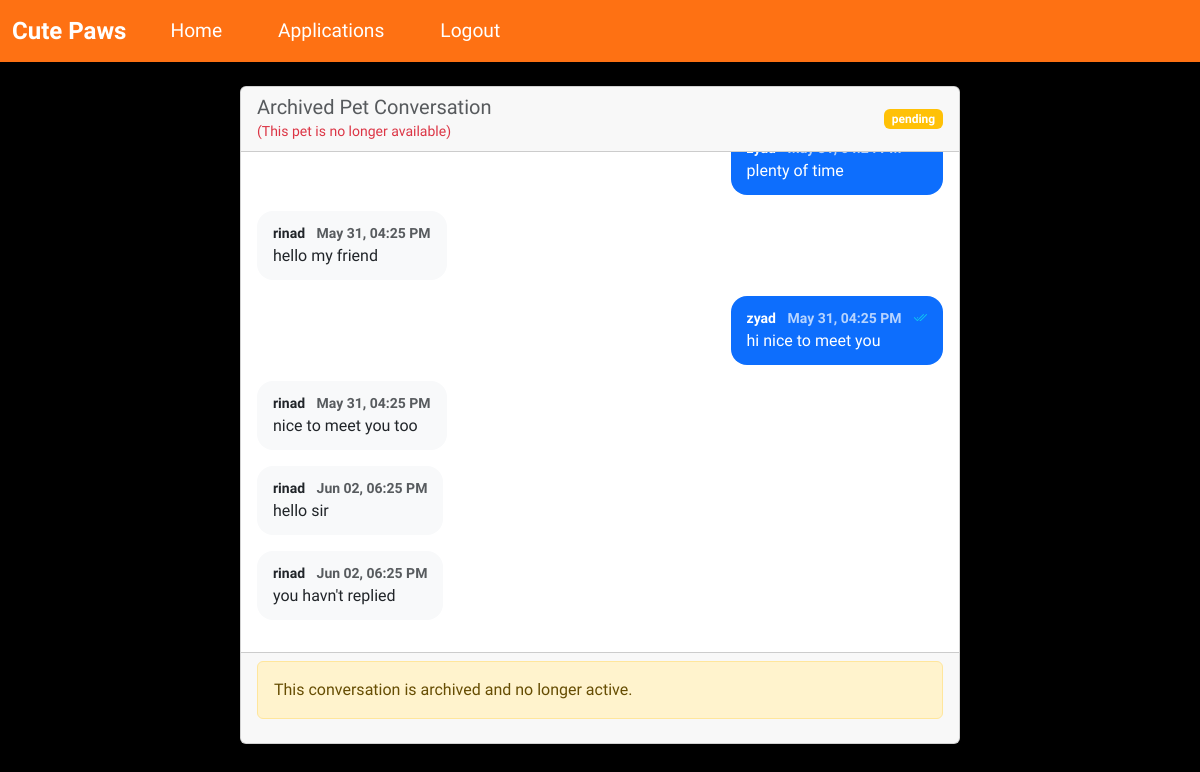
The page /messages/13 (signed in) on the database its author committed.
### wepsite/models.py (models this page shows)
class AdoptionApplication(db.Model):
    id = db.Column(db.Integer, primary_key=True)
    pet_id = db.Column(db.Integer, db.ForeignKey('pet.id'))
    user_id = db.Column(db.Integer, db.ForeignKey('user.id'))
    application_date = db.Column(db.DateTime, default=func.now())
    answers = db.Column(db.Text)
    status = db.Column(db.String(20), default='pending')
    messages = db.relationship(
        'Message',
        backref='application',
        lazy=True,
        cascade="all, delete-orphan"
    )

class Message(db.Model):
    id = db.Column(db.Integer, primary_key=True)
    application_id = db.Column(db.Integer, db.ForeignKey('adoption_application.id'))
    sender_id = db.Column(db.Integer, db.ForeignKey('user.id'))
    content = db.Column(db.Text)
    timestamp = db.Column(db.DateTime, default=func.now())
    is_read = db.Column(db.Boolean, default=False)
    sender = db.relationship('User', foreign_keys=[sender_id])

class User(db.Model, UserMixin):
    id         = db.Column(db.Integer, primary_key=True)
    email      = db.Column(db.String(150), unique=True, nullable=False)
    password   = db.Column(db.String(150), nullable=False)
    first_name = db.Column(db.String(150), nullable=False)
    is_admin   = db.Column(db.Boolean, default=False)

### wepsite/views.py (the view, shortened to what this page needs)
@views.route('/messages/<int:application_id>', methods=['GET', 'POST'])
@login_required
def messages(application_id):
    application = AdoptionApplication.query.get_or_404(application_id)
    if current_user.id is None or application.user_id is None or (current_user.id != application.user_id and not current_user.is_admin):
        flash("You don't have permission to view these messages.", "error")
        return redirect(url_for('views.home'))
    messages = Message.query.filter_by(application_id=application_id).order_by(Message.timestamp).all()
    messages_to_update = []
    for msg in messages:
        if msg.sender_id != current_user.id and not msg.is_read:
            msg.is_read = True
            messages_to_update.append(msg)
    if messages_to_update:
        db.session.commit()
    if current_user.is_admin:
        applications = AdoptionApplication.query.join(Pet).filter(
            Pet.posted_by == current_user.id
        ).all()
    else:
        applications = AdoptionApplication.query.filter_by(user_id=current_user.id).order_by(AdoptionApplication.id.desc()).all()
    for app in applications:
        app.unread = Message.query.filter(
            Message.application_id == app.id,
            Message.sender_id != current_user.id,
            Message.is_read == False
        ).count()
    return render_template(
        'messages.html',
        user=current_user,
        messages=messages,
        application=application,
        pet=application.pet,
        applications=applications  # Pass applications with unread counts
    )

### wepsite/templates/messages.html (shortened to what this page needs)
{% extends "base.html" %}
{% block content %}
<div class="container mt-4">
    <div class="row">
        <div class="col-md-8 mx-auto">
            <div class="card">
                <div class="card-header d-flex justify-content-between align-items-center">
                    <div>
                        <h5 class="mb-0">
                            {% if application.pet and not application.pet.is_deleted %}
                                {{ application.pet.name }}
                                <small class="text-muted">
                                (Posted by {{ application.pet.poster.first_name }})
                                </small>
                                <a href="{{ url_for('views.pet_detail', pet_id=application.pet.id) }}" class="text-decoration-none">
                                    {{ application.pet.name }} ({{ application.pet.breed }})
                                </a>
                            {% else %}
                                <span class="text-muted">Archived Pet Conversation</span>
                            {% endif %}
                        </h5>
                        {% if application.pet and application.pet.is_deleted %}
                            <small class="text-danger">(This pet is no longer available)</small>
                        {% endif %}
                    </div>
                    <span class="badge bg-{{ 'success' if application.status == 'approved' else 'warning' if application.status == 'pending' else 'secondary' }}">
                        {{ application.status }}
                    </span>
                </div>
                <div class="card-body message-container" style="max-height: 500px; overflow-y: auto;">
                    {% for msg in messages %}
                        <div class="mb-3 message" data-message-id="{{ msg.id }}">
                            <div class="d-flex justify-content-{{ 'end' if msg.sender_id == current_user.id else 'start' }}">
                                <div class="message-bubble {{ 'bg-primary text-white' if msg.sender_id == current_user.id else 'bg-light' }}">
                                    <small class="d-block fw-bold">
                                        {{ msg.sender.first_name }}
                                        <span class="text-muted ms-2">{{ msg.timestamp.strftime('%b %d, %I:%M %p') }}</span>
                                        {% if msg.sender_id == current_user.id %}
                                            <span class="ms-2">
                                                {% if msg.is_read %}
                                                    <i class="bi bi-check2-all text-info" title="Read"></i>
                                                {% else %}
                                                    <i class="bi bi-check2" title="Delivered"></i>
                                                {% endif %}
                                            </span>
                                        {% endif %}
                                    </small>
                                    <p class="mb-0">{{ msg.content }}</p>
                                </div>
                            </div>
                        </div>
                    {% endfor %}
                </div>
                <div class="card-footer">
                    {% if application.status != 'archived' and (not application.pet or not application.pet.is_deleted) %}
                    <form id="message-form" method="POST" action="{{ url_for('views.messages', application_id=application.id) }}">
                        <div class="input-group">
                            <input type="text" name="message" class="form-control" placeholder="Type your message..." required>
                            <button type="submit" class="btn btn-primary">Send</button>
                        </div>
                        {% if current_user.is_admin %}
                        <div class="mt-2">
                            <button type="button" class="btn btn-sm btn-outline-success quick-reply" data-reply="approved">
                                Approve Application
                            </button>
                            <button type="button" class="btn btn-sm btn-outline-warning quick-reply" data-reply="questions">
                                Request More Info
                            </button>
                        </div>
                        {% endif %}
                    </form>
                    {% else %}
                        <div class="alert alert-warning">
                            This conversation is archived and no longer active.
                        </div>
                    {% endif %}
                </div>
            </div>
        </div>
    </div>
</div>
{% endblock %}

### wepsite/templates/base.html (style rules this page uses)
body { background-color: #000000; font-family: "Saira", sans-serif; font-optical-sizing: auto; color: #fff; margin: 0; padding: 0; height: 100vh; }

### wepsite/templates/messages.html (style rules this page uses)
.bg-primary .text-muted { color: rgba(255,255,255,0.7) !important; }

### rows shown on the page
AdoptionApplication: status "pending"
Message: is_read True (drawn), content "plenty of time"
Message: sender.first_name "rinad", timestamp "May 31, 04:25 PM", content "hello my friend"
Message: sender.first_name "zyad", timestamp "May 31, 04:25 PM", is_read True (drawn), content "hi nice to meet you"
Message: sender.first_name "rinad", timestamp "May 31, 04:25 PM", content "nice to meet you too"
Message: sender.first_name "rinad", timestamp "Jun 02, 06:25 PM", content "hello sir"
Message: sender.first_name "rinad", timestamp "Jun 02, 06:25 PM", content "you havn't replied"
